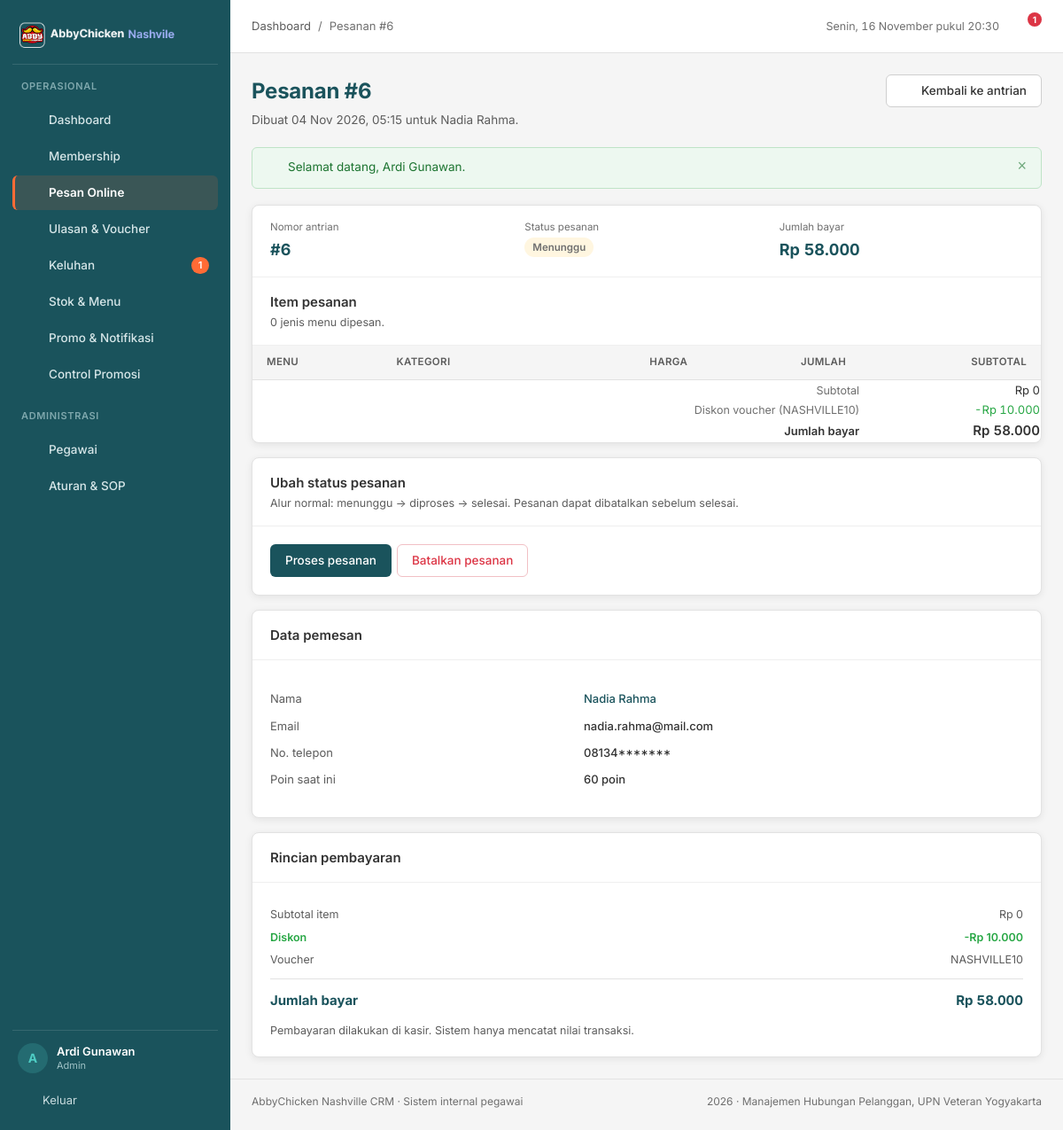
Page /pages/orders/detail.php?id=6 (signed in) on the committed database.
### tables this page shows
CREATE TABLE `pemesanan` (
  `pemesanan_id` int(11) NOT NULL AUTO_INCREMENT,
  `member_id` int(11) NOT NULL,
  `voucher_id` int(11) DEFAULT NULL,
  `nomor_antrian` int(11) NOT NULL,
  `total_diskon` decimal(10,2) NOT NULL DEFAULT 0.00,
  `jumlah_bayar` decimal(10,2) NOT NULL,
  `status_pesanan` enum('menunggu','diproses','selesai','dibatalkan') NOT NULL DEFAULT 'menunggu',
  `waktu_pemesanan` timestamp NOT NULL DEFAULT current_timestamp(),
  PRIMARY KEY (`pemesanan_id`),
  KEY `idx_pemesanan_member` (`member_id`),
  KEY `idx_pemesanan_status` (`status_pesanan`),
  KEY `idx_pemesanan_waktu` (`waktu_pemesanan`),
  KEY `fk_pemesanan_voucher` (`voucher_id`),
  CONSTRAINT `fk_pemesanan_member` FOREIGN KEY (`member_id`) REFERENCES `member` (`member_id`) ON DELETE CASCADE,
  CONSTRAINT `fk_pemesanan_voucher` FOREIGN KEY (`voucher_id`) REFERENCES `voucher` (`voucher_id`) ON DELETE SET NULL
);

CREATE TABLE `voucher` (
  `voucher_id` int(11) NOT NULL AUTO_INCREMENT,
  `kode_voucher` varchar(50) NOT NULL,
  `is_valid` tinyint(1) NOT NULL DEFAULT 1,
  `potongan_harga` decimal(10,2) NOT NULL,
  `valid_until` date NOT NULL,
  `deleted_at` timestamp NULL DEFAULT NULL,
  `created_at` timestamp NOT NULL DEFAULT current_timestamp(),
  PRIMARY KEY (`voucher_id`),
  UNIQUE KEY `uq_voucher_kode` (`kode_voucher`),
  KEY `idx_voucher_valid` (`is_valid`,`valid_until`)
);

CREATE TABLE `member` (
  `member_id` int(11) NOT NULL AUTO_INCREMENT,
  `email` varchar(100) NOT NULL,
  `password` varchar(255) NOT NULL DEFAULT '123456',
  `no_telp` varchar(15) NOT NULL,
  `tgl_join` date NOT NULL,
  `name` varchar(100) NOT NULL,
  `total_poin` int(11) NOT NULL DEFAULT 0,
  `member_status` enum('aktif','nonaktif') NOT NULL DEFAULT 'aktif',
  PRIMARY KEY (`member_id`),
  UNIQUE KEY `uq_member_email` (`email`),
  KEY `idx_member_nama` (`name`),
  KEY `idx_member_status` (`member_status`)
);

### pages/orders/detail.php (the view, shortened to what this page needs)
<?php
require_once __DIR__ . '/../../config/database.php';
$id = (int) ($_GET['id'] ?? 0);
$stmt = mysqli_prepare($conn, "SELECT p.*, m.name AS nama_member, m.email, m.no_telp, m.total_poin,
        v.kode_voucher, v.potongan_harga
    FROM pemesanan p
    JOIN member m ON m.member_id = p.member_id
    LEFT JOIN voucher v ON v.voucher_id = p.voucher_id
    WHERE p.pemesanan_id = ? LIMIT 1");
mysqli_stmt_bind_param($stmt, 'i', $id);
mysqli_stmt_execute($stmt);
$pesanan = mysqli_fetch_assoc(mysqli_stmt_get_result($stmt));
$subtotal = 0.0;
$items_arr = [];
$page_actions  = '<a class="btn btn--secondary" href="' . e(base_url('pages/orders/index.php')) . '">' . icon('arrow-left', 16) . ' Kembali ke antrian</a>';
require_once __DIR__ . '/../../includes/header.php';
?>
<section class="detail-grid">
  <div class="stack">
    <article class="card">
      <div class="stat-strip">
        <div class="stat-strip__item">
          <span>Nomor antrian</span>
          <strong>#<?= (int) $pesanan['nomor_antrian'] ?></strong>
        </div>
        <div class="stat-strip__item">
          <span>Status pesanan</span>
          <strong style="font-size:13px"><?= badge_pesanan($pesanan['status_pesanan']) ?></strong>
        </div>
        <div class="stat-strip__item">
          <span>Jumlah bayar</span>
          <strong><?= e(rupiah($pesanan['jumlah_bayar'])) ?></strong>
        </div>
      </div>
      <div class="card__head">
        <div>
          <h2>Item pesanan</h2>
          <p><?= count($items_arr) ?> jenis menu dipesan.</p>
        </div>
      </div>
      <div class="table-wrap">
        <table class="table">
          <thead>
            <tr>
              <th>Menu</th>
              <th>Kategori</th>
              <th class="num">Harga</th>
              <th class="num">Jumlah</th>
              <th class="num">Subtotal</th>
            </tr>
          </thead>
          <tfoot>
            <tr>
              <td colspan="4" class="text-right muted">Subtotal</td>
              <td class="num"><?= e(rupiah($subtotal)) ?></td>
            </tr>
            <?php if ((float) $pesanan['total_diskon'] > 0): ?>
              <tr>
                <td colspan="4" class="text-right muted">
                  Diskon voucher <?= $pesanan['kode_voucher'] ? '(' . e($pesanan['kode_voucher']) . ')' : '' ?>
                </td>
                <td class="num" style="color:var(--green)">-<?= e(rupiah($pesanan['total_diskon'])) ?></td>
              </tr>
            <?php endif; ?>
            <tr>
              <td colspan="4" class="text-right strong">Jumlah bayar</td>
              <td class="num strong" style="font-size:15px"><?= e(rupiah($pesanan['jumlah_bayar'])) ?></td>
            </tr>
          </tfoot>
        </table>
      </div>
    </article>
    <article class="card">
      <div class="card__head">
        <div>
          <h2>Ubah status pesanan</h2>
          <p>Alur normal: menunggu &rarr; diproses &rarr; selesai. Pesanan dapat dibatalkan sebelum selesai.</p>
        </div>
      </div>
      <div class="card__body">
        <?php if ($pesanan['status_pesanan'] === 'selesai' || $pesanan['status_pesanan'] === 'dibatalkan'): ?>
          <p class="text-small text-muted">
            Pesanan sudah <?= e($pesanan['status_pesanan']) ?> dan tidak dapat diubah lagi.
            Status akhir ini menjaga konsistensi poin dan riwayat transaksi.
          </p>
        <?php else: ?>
          <div class="btn-group" style="flex-wrap:wrap">
            <?php
            $transisi = [];
            if ($pesanan['status_pesanan'] === 'menunggu') {
                $transisi['diproses'] = ['Proses pesanan', 'btn--teal'];
            }
            $transisi['dibatalkan'] = ['Batalkan pesanan', 'btn--danger'];
            ?>
            <?php foreach ($transisi as $nilai => [$label, $kelas]): ?>
              <form class="inline-form" method="post" action="<?= e(base_url('pages/orders/proses.php')) ?>"
                    <?= $nilai === 'dibatalkan' ? 'data-confirm="Batalkan pesanan ini? Tindakan tidak dapat dibatalkan."' : '' ?>>
                <button class="btn <?= e($kelas) ?>" type="submit"><?= e($label) ?></button>
              </form>
            <?php endforeach; ?>
          </div>
        <?php endif; ?>
      </div>
    </article>
  </div>
  <div class="stack">
    <article class="card">
      <div class="card__head">
        <div>
          <h2>Data pemesan</h2>
        </div>
      </div>
      <div class="card__body">
        <dl class="dl">
          <dt>Nama</dt>
          <dd><a href="<?= e(base_url('pages/membership/detail.php?id=' . (int) $pesanan['member_id'])) ?>"><?= e($pesanan['nama_member']) ?></a></dd>
          <dt>Email</dt>
          <dd><?= e($pesanan['email']) ?></dd>
          <dt>No. telepon</dt>
          <dd><?= e(tampil_telepon($pesanan['no_telp'])) ?></dd>
          <dt>Poin saat ini</dt>
          <dd><?= number_format((int) $pesanan['total_poin'], 0, ',', '.') ?> poin</dd>
        </dl>
      </div>
    </article>
    <article class="card">
      <div class="card__head">
        <div>
          <h2>Rincian pembayaran</h2>
        </div>
      </div>
      <div class="card__body">
        <div class="summary__row">
          <span>Subtotal item</span>
          <span><?= e(rupiah($subtotal)) ?></span>
        </div>
        <div class="summary__row summary__row--diskon">
          <span>Diskon</span>
          <span>-<?= e(rupiah($pesanan['total_diskon'])) ?></span>
        </div>
        <div class="summary__row">
          <span>Voucher</span>
          <span><?= $pesanan['kode_voucher'] ? e($pesanan['kode_voucher']) : 'Tidak digunakan' ?></span>
        </div>
        <div class="summary__total">
          <span>Jumlah bayar</span>
          <span><?= e(rupiah($pesanan['jumlah_bayar'])) ?></span>
        </div>
        <p class="text-small text-muted mt-12">Pembayaran dilakukan di kasir. Sistem hanya mencatat nilai transaksi.</p>
      </div>
    </article>
  </div>
</section>
<?php require_once __DIR__ . '/../../includes/footer.php'; ?>

### assets/css/style.css (style rules this page uses)
:root { --teal-dark: #1A535C; --teal-dark-2: #14444B; --teal: #4ECDC4; --orange: #FF6B35; --orange-dark: #E55A2B; --white: #FFFFFF; --gray-50: #F5F5F5; --gray-100: #EFEFEF; --gray-200: #E2E2E2; --gray-300: #CFCFCF; --gray-500: #6F6F6F; --gray-600: #5C5C5C; --gray-900: #333333; --green: #28A745; --red: #DC3545; --amber: #E0A106; --blue: #2B7FD4; --radius-card: 8px; --radius-control: 6px; --shadow-card: 0 2px 8px rgba(0, 0, 0, 0.08); --sidebar-w: 260px; --font: 'Inter', -apple-system, BlinkMacSystemFont, 'Segoe UI', sans-serif; }
*, *::before, *::after { box-sizing: border-box; }
html { -webkit-text-size-adjust: 100%; }
body { margin: 0; font-family: var(--font); font-size: 14px; line-height: 1.55; color: var(--gray-900); background: var(--gray-50); -webkit-font-smoothing: antialiased; }
h1, h2, h3, h4, p, ul, ol, figure { margin: 0; }
h2 { font-size: 20px; font-weight: 600; }
a { color: var(--teal-dark); text-decoration: none; }
.card { background: var(--white); border: 1px solid var(--gray-200); border-radius: var(--radius-card); box-shadow: var(--shadow-card); }
.card__head { display: flex; align-items: flex-start; gap: 12px; padding: 16px 20px; border-bottom: 1px solid var(--gray-100); }
.card__head h2 { font-size: 15px; font-weight: 600; color: var(--gray-900); }
.card__head p { margin-top: 2px; font-size: 12.5px; color: var(--gray-600); }
.card__body { padding: 20px; }
.btn { display: inline-flex; align-items: center; justify-content: center; gap: 7px; padding: 8px 16px; border: 1px solid transparent; border-radius: var(--radius-control); font-family: inherit; font-size: 13.5px; font-weight: 500; line-height: 1.4; cursor: pointer; text-decoration: none; white-space: nowrap; transition: background-color 120ms ease, border-color 120ms ease, color 120ms ease; }
.btn--secondary { background: var(--white); border-color: var(--gray-300); color: var(--gray-900); }
.btn--teal { background: var(--teal-dark); color: var(--white); }
.btn--danger { background: var(--white); border-color: #F1C0C5; color: var(--red); }
.btn-group { display: inline-flex; gap: 6px; align-items: center; }
.table-wrap { width: 100%; overflow-x: auto; }
.table { width: 100%; border-collapse: collapse; font-size: 13px; }
.table thead th { text-align: left; padding: 10px 16px; background: var(--gray-50); border-bottom: 1px solid var(--gray-200); font-size: 11.5px; font-weight: 600; letter-spacing: 0.03em; text-transform: uppercase; color: var(--gray-600); white-space: nowrap; }
.table .num { text-align: right; font-variant-numeric: tabular-nums; white-space: nowrap; }
.table .strong { font-weight: 600; }
.table .muted { color: var(--gray-500); font-size: 12.5px; }
.stack { display: flex; flex-direction: column; gap: 16px; }
.summary__total { display: flex; justify-content: space-between; align-items: baseline; padding-top: 12px; margin-top: 12px; border-top: 1px solid var(--gray-200); font-size: 15px; font-weight: 700; color: var(--teal-dark); }
.summary__total span:last-child { font-variant-numeric: tabular-nums; }
.summary__row { display: flex; justify-content: space-between; font-size: 12.5px; color: var(--gray-600); margin-top: 6px; }
.summary__row--diskon { color: var(--green); font-weight: 600; }
.detail-grid { display: grid; grid-template-columns: minmax(0, 1.6fr) minmax(0, 1fr); gap: 16px; align-items: start; }
.dl { display: grid; grid-template-columns: minmax(110px, 40%) minmax(0, 1fr); gap: 10px 14px; font-size: 13px; }
.dl dt { color: var(--gray-600); }
.dl dd { margin: 0; font-weight: 500; word-break: break-word; }
.stat-strip { display: grid; grid-template-columns: repeat(3, minmax(0, 1fr)); gap: 12px; padding: 16px 20px; border-bottom: 1px solid var(--gray-100); }
.stat-strip__item { display: flex; flex-direction: column; gap: 2px; }
.stat-strip__item span { font-size: 11.5px; color: var(--gray-500); }
.stat-strip__item strong { font-size: 18px; color: var(--teal-dark); font-variant-numeric: tabular-nums; }
.mt-12 { margin-top: 12px; }
.text-muted { color: var(--gray-600); }
.text-small { font-size: 12.5px; }
.text-right { text-align: right; }
.inline-form { display: inline-flex; }
@media (max-width: 1200px) { .split-grid, .detail-grid { grid-template-columns: minmax(0, 1fr); } }

### rows in the picture
pemesanan: nomor_antrian "6", jumlah_bayar "Rp 58.000", voucher.kode_voucher "NASHVILLE10", total_diskon "Rp 10.000", member.name "Nadia Rahma", member.email "nadia.rahma@mail.com", member.no_telp "08134*******", member.total_poin "60"

### other values in the picture
$item['label'] "Dashboard"
$item['label'] "Membership"
$item['label'] "Pesan Online"
$item['label'] "Ulasan & Voucher"
$item['label'] "Keluhan"
$tiket_terbuka "1"
$item['label'] "Stok & Menu"
$item['label'] "Promo & Notifikasi"
$item['label'] "Control Promosi"
$item['label'] "Pegawai"
$item['label'] "Aturan & SOP"
mb_substr($nama_pegawai, 0, 1) "A"
$nama_pegawai "Ardi Gunawan"
$role_pegawai "Admin"
$page_title "Pesanan #6"
